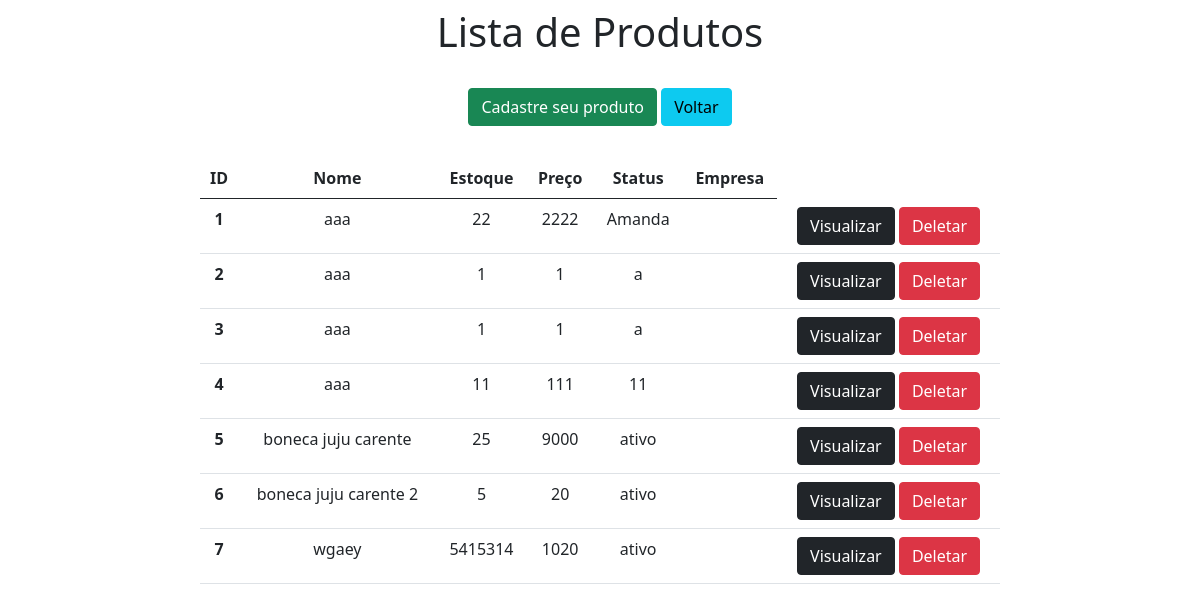
Page /produtos/ on the earlier database version.
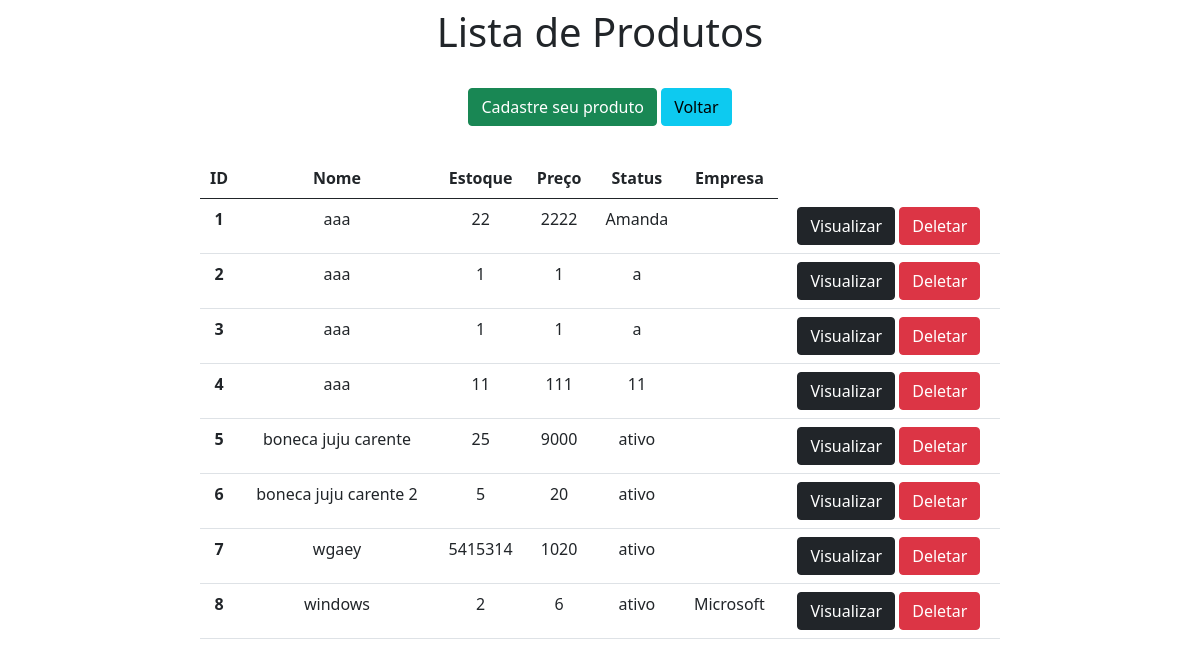
Same page on the later database version.
### app/models.py (models this page shows)
class Produto(models.Model):
    nome = models.CharField(max_length=100)
    estoque = models.IntegerField()
    preco = models.FloatField()
    status = models.CharField(max_length=255)
    empresa = models.ForeignKey(Empresa, on_delete=models.CASCADE)

class Empresa(models.Model):
    nome = models.CharField(max_length=100)
    cnpj = models.CharField(max_length=30)
    telefone = models.CharField(max_length=30)
    endereco = models.CharField(max_length=255)
    def __str__(self):
        return self.nome

### app/views.py (the view)
# urls.py: path('produtos/', produtos, name='produtos'),
def produtos(request):
    data = {}
    data['banco'] = Produto.objects.all()
    return render(request, 'produtos.html', data)

### app/templates/produtos.html (shortened to what this page needs)
<!DOCTYPE html>
<html lang="pt-BR">
<head>
    <link href="https://cdn.jsdelivr.net/npm/bootstrap@5.0.2/dist/css/bootstrap.min.css" rel="stylesheet">
</head>
<body>
<div class="col-8 m-auto pt-2 pb-2 text-center">
    <h1>Lista de Produtos</h1>
</div>
<div class="col-8 m-auto pt-3 pb-2 text-center">
    <a href="/formproduto" class="btn btn-success">Cadastre seu produto</a>
    <a href="/" class="btn btn-info">Voltar</a>
</div>
<div class="col-8 m-auto pt-4 pb-2 text-center">
<table class="table">
  <thead>
    <tr>
      <th scope="col">ID</th>
      <th scope="col">Nome</th>
      <th scope="col">Estoque</th>
      <th scope="col">Preço</th>
      <th scope="col">Status</th>
        <th scope="col">Empresa</th>
    </tr>
  </thead>
  <tbody>
  {% for dado in banco %}
    <tr>
      <th>{{dado.id}}</th>
      <td>{{dado.nome}}</td>
      <td>{{dado.estoque}}</td>
      <td>{{dado.preco}}</td>
      <td>{{dado.status}}</td>
      <td>{{dado.empresa}}</td>
        <td>
        <a href="/detalheproduto/{{dado.id}}" class="btn btn-dark">Visualizar</a>
        <a href="" class="btn btn-danger">Deletar</a>
        </td>
    </tr>
  {% endfor %}
  </tbody>
</table>
</div>
</body>
</html>

Differences in the rows shown:
added Produto: id "8", nome "windows", estoque "2", preco "6", status "ativo", empresa "Microsoft"
